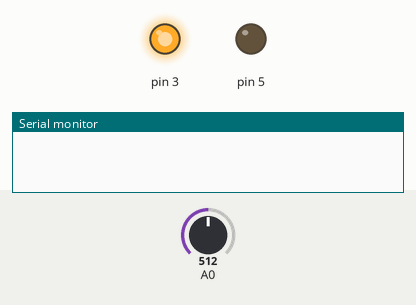
This sketch was run on a simulated Arduino Uno, built with avr-gcc and run on an emulated ATmega328P. On the bench: output pins drawn as LEDs (lit = HIGH), the last lines printed to the serial monitor. Inputs (shaded band) come from the test bench; at power-on: A0 = 512.

Above: at 1.2 s.
1.3 s: A0 set to 350
At 1.8 s:
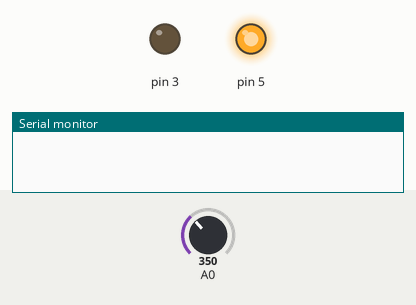
2.8 s: A0 set to 716
At 4.3 s:
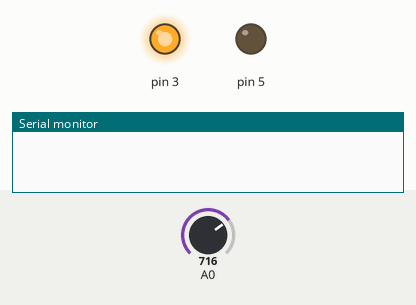
5.3 s: A0 set to 392
8.3 s: A0 set to 379
10.0 s: A0 set to 900
At 11.3 s:
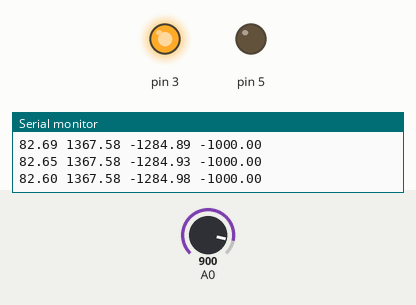
11.6 s: A0 set to 122
At 12.7 s:
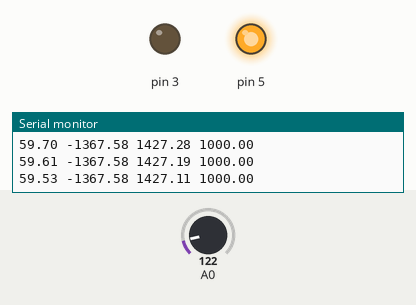
Timing chart, 0 to 14.6 s (numbered marks = the images above; inputs shaded):
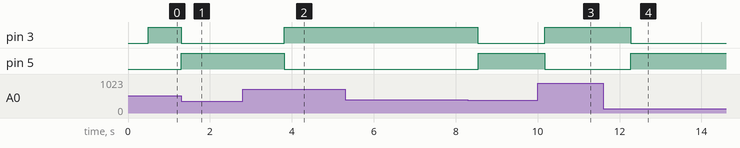

Measured:
- after the input at 1.3 s, pin 3: HIGH → LOW at once; pin 5: LOW → HIGH at once
- after the input at 2.8 s, pin 3: LOW → HIGH after 1.0 s; pin 5: HIGH → LOW after 1.0 s
- after the input at 10.0 s, pin 3: LOW → HIGH after 0.18 s; pin 5: HIGH → LOW after 0.17 s
- after the input at 11.6 s, pin 3: HIGH → LOW after 0.67 s; pin 5: LOW → HIGH after 0.67 s

The sketch:

dc_motor_position_control_pid.ino
```cpp
#include <TimerOne.h>

float r, y, e, e_a, u, u_p, u_c, u_i, u_ia, u_d, u_da, k_p, k_i, k_d, p, t, t_s;
int flag_i, i = 0, t_ini = 5;
const float sine_a = 90, omega = 2.0*PI*0.1;


void Timer1_ISR(void){
  flag_i = 1;
}

void setup() {
  // PID gains ZN classic
  k_p = 138.9/2;
  k_i = k_p/0.02/8;
  k_d = k_p*0.005/2;

  // PID gains ZN no overshoot
  //k_p = 46.3;
  //k_i = k_p/0.02/6;
  //k_d = k_p*0.0132;

  // values
  p    = 1;
  e_a  = 0;
  u_ia = 0;
  u_da = 0;
  t    = 0;
  t_s  = 0.002;

  // declares pins as output
  pinMode(3, OUTPUT);
  pinMode(5, OUTPUT);

  // initializes serial communication
  Serial.begin(115200);
  Timer1.initialize(t_s*1000000);     // interruption every t_s seconds
  Timer1.attachInterrupt(Timer1_ISR);
}

void measurement(){
  // read sensor
  float fact = 450.0/128;
  y = (analogRead(A0) -511)*fact;
}

void reference(){
  t += t_s;

  if (t < t_ini){
    r = 0.0;
    return;
  }

  float phi = omega*(t -t_ini);
  r         = sine_a*sin(phi);
}

void control(){
  const int dead = 0;
  const int umax = 1000;
  reference();

  // error
  e   = r -y;
  if (abs(e)<dead) e = 0.0;

  // control signal
  u_p = k_p*e;
  u_i = u_ia +k_i*t_s*(e +e_a)/2;
  u_d = u_da*(2-p*t_s)/(2+p*t_s) +2*p*k_d/(2+p*t_s)*(e -e_a);
  u   = u_p +u_i +u_d;

  // limit control signal
  if (u < -umax) u = -umax;
  if (u >  umax) u =  umax;

  // PWM from 0 to 255
  u_c = abs(u)*(255.0/umax);
  if (u >= 0){
    analogWrite(5, u_c); // PWM
    analogWrite(3, 0);   // 0
  }
  else{
    analogWrite(5, 0);   // 0
    analogWrite(3, u_c); // PWM
  }

  // update past values
  e_a  = e;
  u_ia = u_i;
  u_da = u_d;
}

void communication(){
  if (t < t_ini){
    return;
  }

  while (Serial.available() > 0){
    // set reference
    if (r < -360) r = -360;
    if (r > 360)  r = 360;
  }

  // print signals
  if ( i == 1 ){
    Serial.print(r, 2);
    Serial.print(" ");
    Serial.print(y, 2);
    Serial.print(" ");
    Serial.print(e, 2);
    Serial.print(" ");
    Serial.println(u, 2);
    i = 0;
  }
  i++;
}

void loop(){
  if (flag_i == 1){
    measurement();
    control();
    communication();
    flag_i = 0;
  }
}
```
